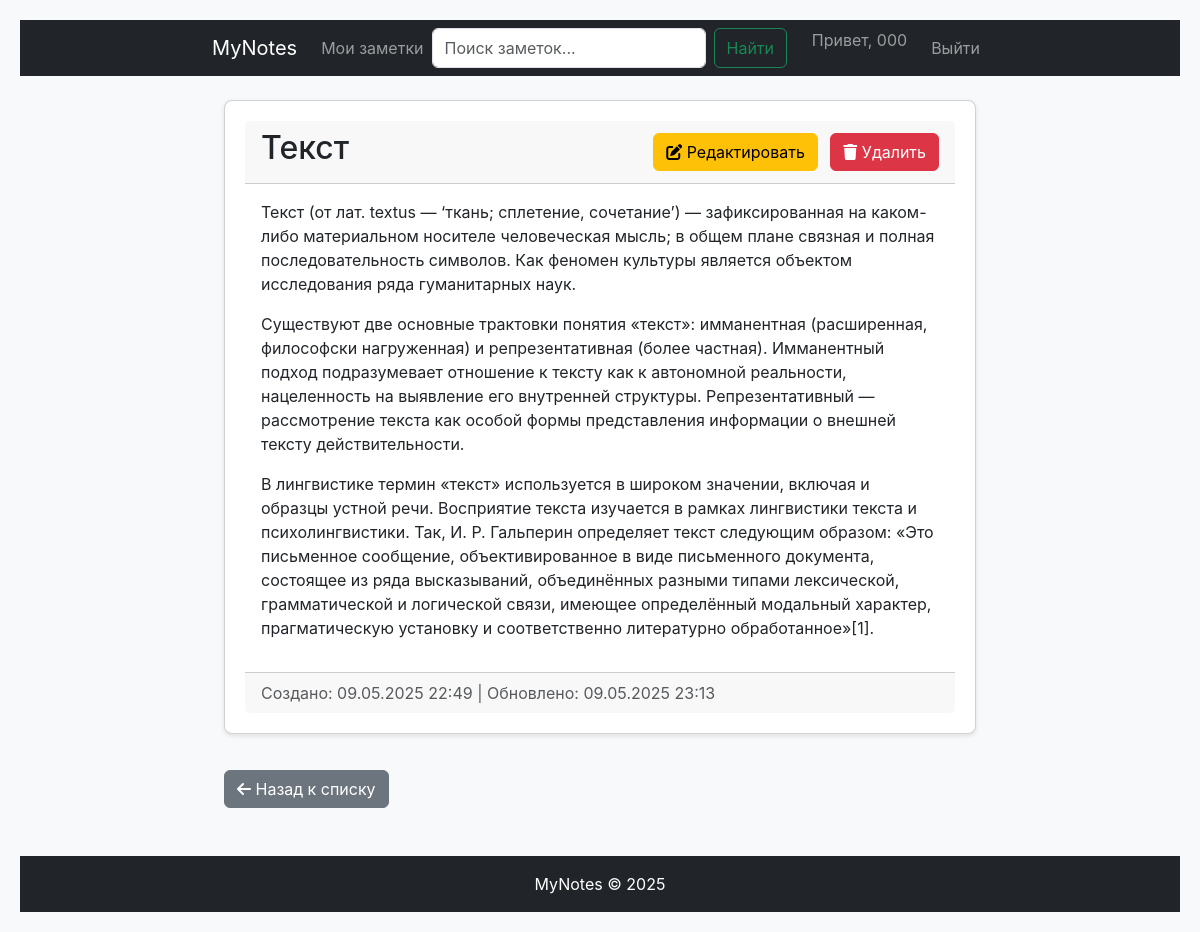
Page /notes/notes/1/ (signed in) on the committed database.
### notes/models.py (models this page shows, shortened)
class CustomUser(AbstractUser):
    pass

class Note(models.Model):
    title = models.CharField(max_length=200, verbose_name="Заголовок")
    content = models.TextField(verbose_name="Содержание")
    categories = models.ManyToManyField(Category, blank=True, verbose_name="Категории")
    owner = models.ForeignKey('CustomUser', on_delete=models.CASCADE, verbose_name="Владелец")
    created_at = models.DateTimeField(auto_now_add=True)
    updated_at = models.DateTimeField(auto_now=True)
    class Meta:
        verbose_name = "Заметка"
        verbose_name_plural = "Заметки"
        ordering = ['-updated_at']

### notes/views.py (the view)
# urls.py: path('notes/<int:pk>/', views.NoteDetailView.as_view(), name='note_detail'),
class NoteDetailView(LoginRequiredMixin, DetailView):
    model = Note
    template_name = 'notes/note_detail.html'
    context_object_name = 'note'
    def get_queryset(self):
        return Note.objects.filter(owner=self.request.user)  # Исправлено с user на owner

### templates/notes/note_detail.html
{% extends "base.html" %}
{% load static %}
{% block content %}
<div class="container mt-4">
    <div class="card">
        <div class="card-header">
            <div class="d-flex justify-content-between align-items-center">
                <h2>{{ note.title }}</h2>
                <div>
                    <a href="{% url 'notes:note_edit' note.pk %}" class="btn btn-warning me-2">
                        <i class="fas fa-edit"></i> Редактировать
                    </a>
                    <a href="{% url 'notes:note_delete' note.pk %}" class="btn btn-danger">
                        <i class="fas fa-trash"></i> Удалить
                    </a>
                </div>
            </div>
        </div>
        <div class="card-body">
            <div class="note-content">
                {{ note.content|linebreaks }}
            </div>
        </div>
        <div class="card-footer text-muted">
            Создано: {{ note.created_at|date:"d.m.Y H:i" }}
            {% if note.updated_at != note.created_at %}
                | Обновлено: {{ note.updated_at|date:"d.m.Y H:i" }}
            {% endif %}
        </div>
    </div>
    <a href="{% url 'notes:note_list' %}" class="btn btn-secondary mt-3">
        <i class="fas fa-arrow-left"></i> Назад к списку
    </a>
</div>
{% endblock %}

### templates/includes/navbar.html (shortened to what this page needs)
<nav class="navbar navbar-expand-lg navbar-dark bg-dark">
    <div class="container">
        <a class="navbar-brand" href="{% url 'notes:welcome' %}">MyNotes</a>
        <div class="collapse navbar-collapse" id="navbarNav">
            <ul class="navbar-nav me-auto">
                <li class="nav-item">
                    <a class="nav-link" href="{% url 'notes:note_list' %}">Мои заметки</a>
                </li>
                <form class="d-flex me-auto" method="get" action="{% url 'notes:note_list' %}">
                    <input class="form-control me-2" type="search" name="q"
                           placeholder="Поиск заметок..." aria-label="Search"
                           value="{{ request.GET.q }}">
                    <button class="btn btn-outline-success" type="submit">Найти</button>
                </form>
            </ul>
            <ul class="navbar-nav">
                {% if user.is_authenticated %}
                <li class="nav-item">
                    <span class="navbar-text me-3">Привет, {{ user.username }}</span>
                </li>
                <li class="nav-item">
                    <form action="{% url 'logout' %}" method="post">
                        <button type="submit" class="btn btn-link nav-link">Выйти</button>
                    </form>
                </li>
                {% endif %}
            </ul>
        </div>
    </div>
</nav>

### static/css/styles.css (style rules this page uses)
:root { --primary-color: #3498db; --primary-hover: #2980b9; --success-color: #2ecc71; --error-color: #e74c3c; --error-hover: #c0392b; --text-dark: #2c3e50; --text-medium: #4a5568; --text-light: #7f8c8d; --border-color: #e0e0e0; --bg-light: #f8f9fa; --white: #ffffff; --shadow-sm: 0 2px 5px rgba(0,0,0,0.1); --shadow-md: 0 2px 10px rgba(0,0,0,0.1); }
body { font-family: 'Inter', sans-serif; margin: 0; padding: 20px; background-color: var(--bg-light); color: var(--text-medium); }
.container { max-width: 800px; margin: 0 auto; }
.card { background: var(--white); border-radius: 8px; padding: 20px; box-shadow: var(--shadow-sm); margin-bottom: 20px; }

### rows in the picture
CustomUser: username "000"
Note: title "Текст", content "Текст (от лат. textus — ‘ткань; сплетение, сочетание’) — зафиксированная на каком-либо материальном носителе человеческая мысль; в общем плане связная и полная последовательность символов. Как феномен культуры является объектом исследования ряда гуманитарных наук. Существуют две основные трактовки понятия «текст»: имманентная (расширенная, философски нагруженная) и репрезентативная (более частная). Имманентный подход подразумевает отношение к тексту как к автономной реальности, нацеленность на выявление его внутренней структуры. Репрезентативный — рассмотрение текста как особой формы представления информации о внешней тексту действительности. В лингвистике термин «текст» используется в…", created_at "09.05.2025 22:49", updated_at "09.05.2025 23:13"
